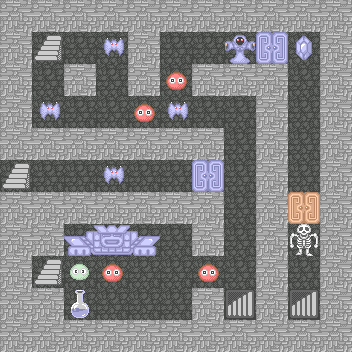

Tiled map render using the project's own tile images. Description and the map definition, with tile-layer contents summarised, below:
An orthogonal 11x11 tile map with 32x32 px tiles, 6 tile layers (floor, prop, enemy, NPC, ...), 5 tilesets.

<map version="1.0" orientation="orthogonal" renderorder="right-down" width="11" height="11" tilewidth="32" tileheight="32" nextobjectid="1">
 <tileset firstgid="1" name="terrain" tilewidth="32" tileheight="32">
  <image source="terrain.png" width="128" height="128" />
 </tileset>
 <tileset firstgid="17" name="enemy" tilewidth="32" tileheight="32">
  <image source="enemy.png" width="128" height="2048" />
 </tileset>
 <tileset firstgid="273" name="door" tilewidth="32" tileheight="32">
  <image source="door.png" width="128" height="256" />
 </tileset>
 <tileset firstgid="305" name="item" tilewidth="32" tileheight="32">
  <image source="item.png" width="128" height="512" />
 </tileset>
 <tileset firstgid="369" name="npc" tilewidth="32" tileheight="32">
  <image source="npc.png" width="128" height="288" />
 </tileset>
 <layer name="floor" width="11" height="11">
  <data>[121 cells, 121 non-empty, 1 distinct tile ids]</data>
 </layer>
 <layer name="prop" width="11" height="11">
  <data>[121 cells, 2 non-empty, 2 distinct tile ids]</data>
 </layer>
 <layer name="enemy" width="11" height="11">
  <data>[121 cells, 11 non-empty, 5 distinct tile ids]</data>
 </layer>
 <layer name="NPC" width="11" height="11">
  <data>[121 cells, 3 non-empty, 3 distinct tile ids]</data>
 </layer>
 <layer name="door" width="11" height="11">
  <data>[121 cells, 8 non-empty, 4 distinct tile ids]</data>
 </layer>
 <layer name="wall" width="11" height="11">
  <data>[121 cells, 68 non-empty, 1 distinct tile ids]</data>
 </layer>
</map>
